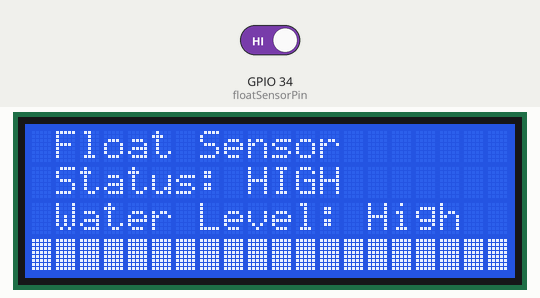
Recording of a sketch running on a simulated ESP32. Shown: 20×4 character LCD. Inputs (shaded band) come from the test bench; at power-on: GPIO 34 (floatSensorPin) HIGH. What the sketch prints to the serial monitor is not drawn.

Above: at 1.3 s.
1.4 s: GPIO 34 (floatSensorPin) driven LOW
At 2.0 s:
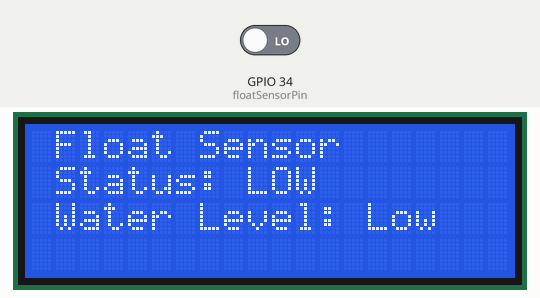
3.2 s: GPIO 34 (floatSensorPin) driven HIGH
At 4.0 s:
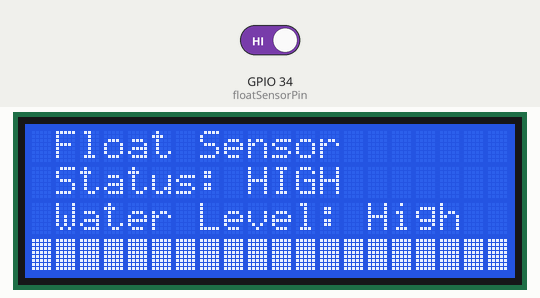
Timing chart, 0 to 6.2 s (numbered marks = the images above; inputs shaded):
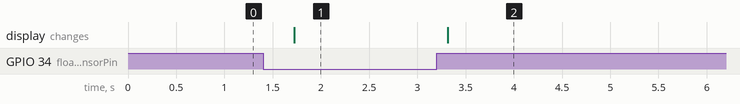

The sketch:

floatLCD.ino
```cpp
#include <Wire.h>
#include <LiquidCrystal_I2C.h>

LiquidCrystal_I2C lcd(0x27, 20, 4);

const int floatSensorPin = 34;

byte fullBar[8] = {
  B11111,
  B11111,
  B11111,
  B11111,
  B11111,
  B11111,
  B11111,
  B11111
};

void setup() {
  pinMode(floatSensorPin, INPUT_PULLUP);
  Serial.begin(9600);

  lcd.init();
  lcd.backlight();
  lcd.createChar(0, fullBar);

  lcd.setCursor(0, 0);
  lcd.print(" Float Sensor");
  lcd.setCursor(0, 1);
  lcd.print(" Status: ");
  lcd.setCursor(0, 2);
  lcd.print(" Water Level: ");
}

void loop() {
  int sensorState = digitalRead(floatSensorPin);

  Serial.print("Float Sensor State: ");
  Serial.println(sensorState);

  lcd.setCursor(9, 1);
  if (sensorState == HIGH) {
    lcd.print("HIGH ");
  } else {
    lcd.print("LOW  ");
  }

  lcd.setCursor(14, 2);
  if (sensorState == HIGH) {
    lcd.print("High ");
  } else {
    lcd.print("Low  ");
  }

  lcd.setCursor(0, 3);
  if (sensorState == HIGH) {
    for (int i = 0; i < 20; i++) {
      lcd.write(byte(0));
    }
  } else {
    lcd.print("                    ");
  }

  delay(500);
}
```

Measured:
- after the input at 1.4 s, the display: changes after 0.33 s (image 1)
- after the input at 3.2 s, the display: changes after 0.12 s (image 2)
